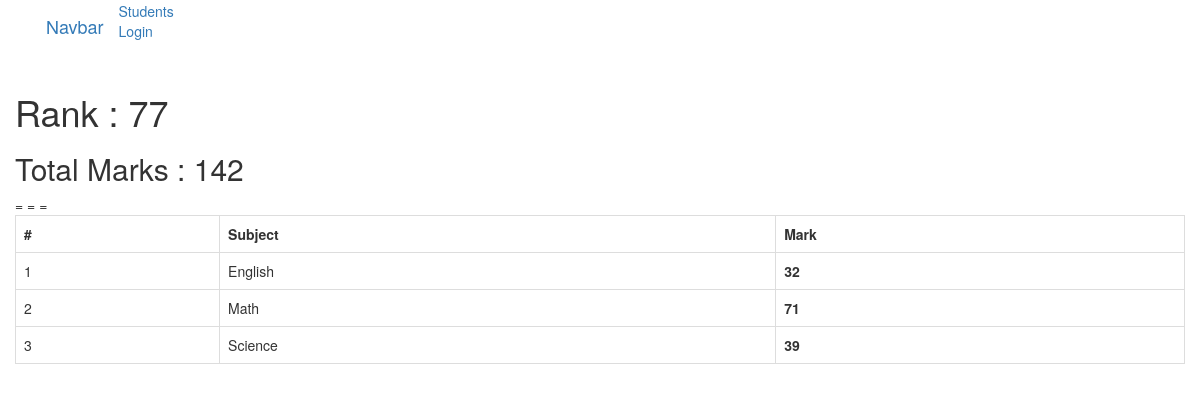
The app's page /see-marks/STU-0229 with its own data.
### vege/models.py (models this page shows, shortened)
class SubjectMarks(models.Model):
    student = models.ForeignKey(Student, related_name="studentmarks", on_delete=models.CASCADE)
    subject = models.ForeignKey(Subject, on_delete=models.CASCADE)
    marks = models.IntegerField()
    class Meta:
        unique_together = ['student', 'subject']

class Subject(models.Model):
    subject_name = models.CharField(max_length=200)
    def __str__(self) -> str:
        return self.subject_name
    class Meta:
        ordering = ['subject_name']

### vege/views.py (the view)
# urls.py: path('see-marks/<student_id>', see_marks, name="see-makrs"),
def see_marks(request, student_id):
    marks = SubjectMarks.objects.filter(student__student_id__student_id=student_id)
    totalMarkas = marks.aggregate(marks = Sum('marks'))
    ranks = Student.objects.annotate(marks = Sum('studentmarks__marks')).order_by('-marks')
    current_rank = -1;
    i = 1;
    for mark in ranks:
        if student_id == mark.student_id.student_id:
            current_rank = i
            break;
        i = i+1
    return render(request, 'report/see_marks.html', context={'marks': marks, 'totalMarkas': totalMarkas, 'current_rank':current_rank})

### vege/templates/report/see_marks.html
{% extends "layout.html" %}
{% block body %}
    <div class="container">
        <div class="row">
            <div class="table-responsive">
                <h1>Rank : {{current_rank}}</h1>
                <h2>Total Marks : {{totalMarkas.marks}}</h2>
                <table class="table table-bordered">
                    <tr>
                        <th>#</th>
                        <th>Subject</th>
                        <th>Mark</th>
                    </tr>
                    {% for mark in marks %}
                        <tr>
                            <td>{{forloop.counter}}</td>
=                            <td>{{mark.subject}}</td>
                            <th>{{mark.marks}}</th>
                        </tr>
                    {% endfor %}
                </table>
            </div>
        </div>
    </div>
{% endblock %}

### records on screen
SubjectMarks: subject "English", marks "32"
SubjectMarks: subject "Math", marks "71"
SubjectMarks: subject "Science", marks "39"

### other values on screen
{{ current_rank }} "77"
{{ totalMarkas.marks }} "142"
